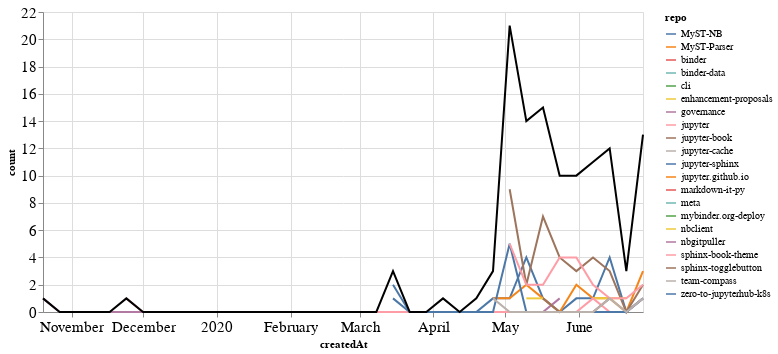

This figure's notebook cell:
### Markdown cell above
## PRs

### Code cell
prs_time = prs.groupby('repo').resample('W', on='createdAt').count()['author'].reset_index()
prs_time = prs_time.rename(columns={'author': 'count'})
prs_time_total = prs_time.groupby('createdAt').agg({"count": "sum"}).reset_index()

ch1 = alt.Chart(prs_time, width=600).mark_line().encode(
    x='createdAt',
    y='count',
    color='repo',
    tooltip="repo"
)

ch2 = alt.Chart(prs_time_total, width=600).mark_line(color="black").encode(
    x='createdAt',
    y='count',
)

ch1 + ch2

### Figure 1 — Vega-Lite specification as saved in the notebook (floating-point values rounded to 4 significant figures; data arrays with more than 128 entries replaced by an {"elided": "..."} marker saying what was removed)
{"config": {"axisLeft": {"labelFontSize": 15}, "axisBottom": {"labelFontSize": 15}}, "layer": [{"data": {"name": "data-b0b5e607fb3eee8e1d197c46d172e101"}, "mark": "line", "encoding": {"color": {"type": "nominal", "field": "repo"}, "tooltip": {"type": "nominal", "field": "repo"}, "x": {"type": "temporal", "field": "createdAt"}, "y": {"type": "quantitative", "field": "count"}}, "width": 600}, {"data": {"name": "data-ebd34a2be94af2609820243664a65efe"}, "mark": {"type": "line", "color": "black"}, "encoding": {"x": {"type": "temporal", "field": "createdAt"}, "y": {"type": "quantitative", "field": "count"}}, "width": 600}], "$schema": "https://vega.github.io/schema/vega-lite/v4.8.1.json", "datasets": {"data-b0b5e607fb3eee8e1d197c46d172e101": {"elided": "154 records"}, "data-ebd34a2be94af2609820243664a65efe": [{"createdAt": "2019-10-20T00:00:00", "count": 1}, {"createdAt": "2019-10-27T00:00:00", "count": 0}, {"createdAt": "2019-11-03T00:00:00", "count": 0}, {"createdAt": "2019-11-10T00:00:00", "count": 0}, {"createdAt": "2019-11-17T00:00:00", "count": 0}, {"createdAt": "2019-11-24T00:00:00", "count": 1}, {"createdAt": "2019-12-01T00:00:00", "count": 0}, {"createdAt": "2019-12-08T00:00:00", "count": 0}, {"createdAt": "2019-12-15T00:00:00", "count": 0}, {"createdAt": "2019-12-22T00:00:00", "count": 0}, {"createdAt": "2019-12-29T00:00:00", "count": 0}, {"createdAt": "2020-01-05T00:00:00", "count": 0}, {"createdAt": "2020-01-12T00:00:00", "count": 0}, {"createdAt": "2020-01-19T00:00:00", "count": 0}, {"createdAt": "2020-01-26T00:00:00", "count": 0}, {"createdAt": "2020-02-02T00:00:00", "count": 0}, {"createdAt": "2020-02-09T00:00:00", "count": 0}, {"createdAt": "2020-02-16T00:00:00", "count": 0}, {"createdAt": "2020-02-23T00:00:00", "count": 0}, {"createdAt": "2020-03-01T00:00:00", "count": 0}, {"createdAt": "2020-03-08T00:00:00", "count": 0}, {"createdAt": "2020-03-15T00:00:00", "count": 3}, {"createdAt": "2020-03-22T00:00:00", "count": 0}, {"createdAt": "2020-03-29T00:00:00", "count": 0}, {"createdAt": "2020-04-05T00:00:00", "count": 1}, {"createdAt": "2020-04-12T00:00:00", "count": 0}, {"createdAt": "2020-04-19T00:00:00", "count": 1}, {"createdAt": "2020-04-26T00:00:00", "count": 3}, {"createdAt": "2020-05-03T00:00:00", "count": 21}, {"createdAt": "2020-05-10T00:00:00", "count": 14}, {"createdAt": "2020-05-17T00:00:00", "count": 15}, {"createdAt": "2020-05-24T00:00:00", "count": 10}, {"createdAt": "2020-05-31T00:00:00", "count": 10}, {"createdAt": "2020-06-07T00:00:00", "count": 11}, {"createdAt": "2020-06-14T00:00:00", "count": 12}, {"createdAt": "2020-06-21T00:00:00", "count": 3}, {"createdAt": "2020-06-28T00:00:00", "count": 13}]}}
